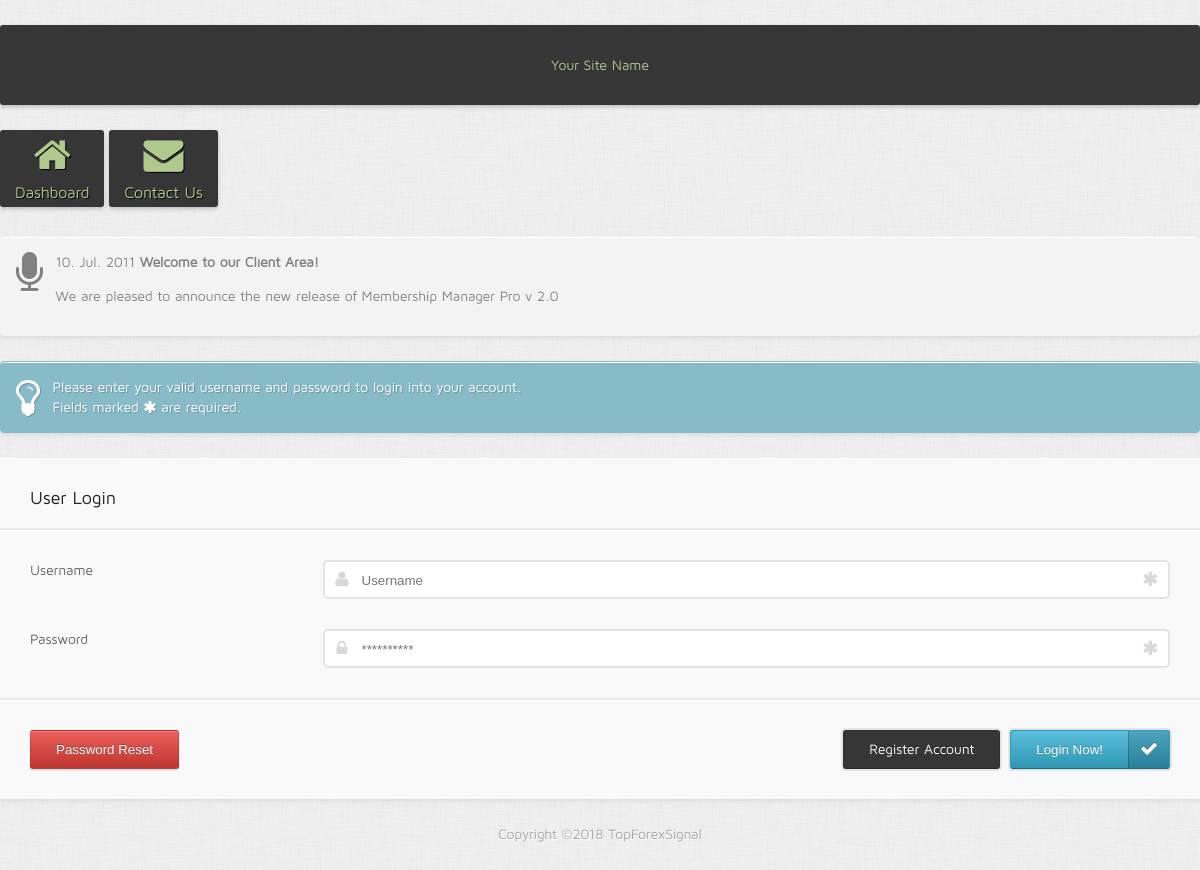
The page / on the database its author committed.
### tables this page shows
CREATE TABLE `settings` (
  `site_name` varchar(50) DEFAULT NULL,
  `site_email` varchar(40) DEFAULT NULL,
  `site_url` varchar(200) DEFAULT NULL,
  `reg_allowed` tinyint(1) NOT NULL DEFAULT '1',
  `user_limit` tinyint(1) NOT NULL DEFAULT '0',
  `reg_verify` tinyint(1) NOT NULL DEFAULT '0',
  `notify_admin` tinyint(1) NOT NULL DEFAULT '0',
  `auto_verify` tinyint(1) NOT NULL DEFAULT '0',
  `user_perpage` varchar(4) NOT NULL DEFAULT '10',
  `thumb_w` varchar(4) NOT NULL,
  `thumb_h` varchar(4) NOT NULL,
  `backup` varchar(60) DEFAULT NULL,
  `version` varchar(5) DEFAULT NULL
);

CREATE TABLE `news` (
  `id` int(11) NOT NULL AUTO_INCREMENT,
  `title` varchar(55) NOT NULL,
  `body` text NOT NULL,
  `author` varchar(55) NOT NULL,
  `created` date NOT NULL DEFAULT '0000-00-00',
  `active` tinyint(1) NOT NULL DEFAULT '0',
  PRIMARY KEY (`id`)
);

### lib/class_registry.php (called while the page is built, shortened)
<?php
  abstract class Registry
  {
      static $objects = array();
      public static function get($name)
      {
          return isset(self::$objects[$name]) ? self::$objects[$name] : null;
      }
      public static function set($name, $object)
      {
          self::$objects[$name] = $object;
      }
  }
?>

### init.php (called while the page is built, shortened)
<?php
  require_once(BASEPATH . "lib/class_db.php");
  require_once(BASEPATH . "lib/class_registry.php");
  require_once(BASEPATH . "lib/functions.php");
  require_once(BASEPATH . "lib/class_core.php");
  Registry::set('Core',new Core());
  $core = Registry::get("Core");
?>

### lib/class_core.php (called while the page is built, shortened)
<?php
  class Core
  {
      function __construct()
      {
          $this->getSettings();
          $this->year = (get('year')) ? get('year') : strftime('%Y');
          $this->month = (get('month')) ? get('month') : strftime('%m');
          $this->day = (get('day')) ? get('day') : strftime('%d');
          return mktime(0, 0, 0, $this->month, $this->day, $this->year);
      }
      private function getSettings()
      {
          $sql = "SELECT * FROM " . self::sTable;
          $row = Registry::get("Database")->first($sql);
          $this->site_name = $row->site_name;
		  $this->logo = $row->logo;
      }
      public function renderNews()
      {
          $sql = "SELECT *, DATE_FORMAT(created, '%d. %b. %Y') as cdate FROM " . self::nTable . " WHERE active = 1";
          $row = Registry::get("Database")->first($sql);
          return ($row) ? $row : 0;
      }
  }
?>

### lib/class_db.php (called while the page is built, shortened)
<?php
  class Database
  {
      private $server = "";
      private $user = "";
      private $pass = "";
      protected $link_id = 0;
      protected $query_id = 0;
      function __construct($server, $user, $pass, $database)
      {
          $this->server = $server;
          $this->user = $user;
          $this->pass = $pass;
      }
      public function connect()
      {
          $this->link_id = $this->connect_db($this->server, $this->user, $this->pass);
		  mysqli_set_charset($this->link_id, "utf8");
      }
      private function connect_db($server, $user, $pass)
      {
          return mysqli_connect($server, $user, $pass);
      }
      public function query($sql)
      {
          if (trim($sql != "")) {
              $this->query_id = mysqli_query($this->link_id, $sql);
          }
          return $this->query_id;
      }
      public function first($string, $type = false)
      {
          $query_id = $this->query($string);
          $record = $this->fetch($query_id, $type);
          return $record;
      }
      public function fetch($query_id, $type = false)
      {
          if ($query_id)
              $this->query_id = $query_id;
          if (isset($this->query_id)) {
              $record = ($type) ? mysqli_fetch_array($this->query_id, MYSQL_ASSOC) : mysqli_fetch_object($this->query_id);
          } else
              $this->error("Invalid query_id: <b>" . $this->query_id . "</b>. Records could not be fetched.");
          return $record;
      }
      private function free($query_id)
      {
          if ($query_id)
              $this->query_id = $query_id;
          return mysqli_free_result($this->query_id);
      }
  }
?>

### lib/functions.php (the view, shortened to what this page needs)
<?php
  function cleanOut($text) {
	 $text =  strtr($text, array('\r\n' => "", '\r' => "", '\n' => ""));
	 $text = html_entity_decode($text, ENT_QUOTES, 'UTF-8');
	 $text = str_replace('<br>', '<br />', $text);
	 return stripslashes($text);
  }
?>

### header.php (shortened to what this page needs)
<?php
	  $news = $core->renderNews();
?>
<!DOCTYPE html>
<html lang="en">
<head>
<link href="theme/css/front.css" rel="stylesheet" type="text/css">
<link rel="stylesheet" href="assets/jquery-ui.css" type="text/css" />
</head>
<body>
<div class="container">
<div class="row">
<div class="col grid_8">
<div id="logo"><a href="index.php"><?php echo ($core->logo) ? '<img src="'.SITEURL.'/uploads/'.$core->logo.'" alt="'.$core->site_name.'" class="logo"/>': $core->site_name;?></a></div>
</div>
<div class="col grid_16">
    <div id="usermenu" class="flright"> <a href="index.php"><i class="icon-home"></i> Dashboard</a> <a href="contact.php"><i class="icon-envelope"></i> Contact Us</a>
  </div>
  </div>
  </div>
  <?php if($news):?>
  <div id="news-slide" class="pagetip">
    <div id="news"><i class="icon-microphone icon-3x pull-left"></i><?php echo $news->cdate.' <strong>'.$news->title.'</strong>';?> <?php echo cleanOut($news->body);?> </div>
  </div>
  <?php endif;?>

### theme/css/front.css (style rules this page uses)
.pagetip,.greentip,.redtip,.orangetip,.bluetip { background:#F3F3F3;border:1px solid #F3F3F3;border-radius:4px;box-shadow:0 1px 0 #FFF inset, 0 2px 4px rgba(0,0,0,0.08);color:#818181;margin-bottom:25px;padding:15px;text-shadow:0 1px #fff }
body { font:normal 14px/20px maven_proregular, Helvetica, sans-serif;color:#A7A7A7;background:#f7f7f7 url(../images/admin-body.jpg);margin: 0 0 100px; }
a { cursor:pointer;color:#afc98c;text-decoration:none;-webkit-transition:all .35s ease;-moz-transition:all .35s ease;-o-transition:all .35s ease;transition:all .35s ease;outline:none }
#usermenu { margin-top: 25px; margin-bottom: 25px; }
#usermenu a i { font-size:40px;display:block;margin-bottom:7px;line-height:40px;height:40px }
#usermenu a { text-align:center;border-radius:3px;font-size: 16px; background-color: #363636; display: inline-block; padding-top: 5px; padding-right: 15px; padding-bottom: 5px; padding-left: 15px; font-weight: 300;margin-bottom:4px;text-shadow:1px 1px 0 #000;box-shadow:0 2px 4px rgba(0,0,0,0.2) }
#logo { text-align: center; margin-top: 25px; padding:10px;margin-bottom: 25px;background-color: #363636;height:60px;line-height:60px;border-radius:3px;box-shadow:0 2px 4px rgba(0,0,0,0.2) }

### rows shown on the page
settings: site_name "Your Site Name"
news: title "Welcome to our Client Area!", body "We are pleased to announce the new release of Membership Manager Pro v 2.0"

### other values the page prints
$news->cdate "10. Jul. 2011"
